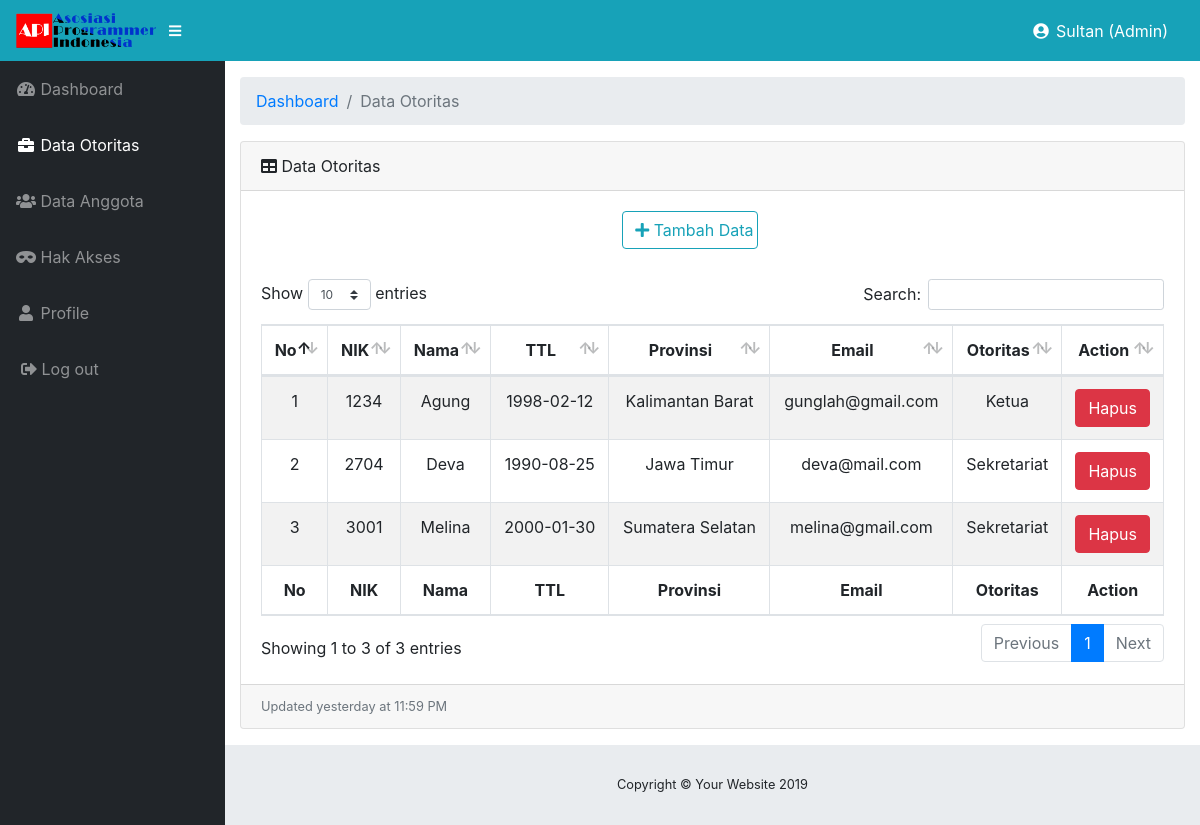
The page /admin/otoritas.php (signed in) on the database its author committed.
### tables this page shows
CREATE TABLE `pengguna` (
  `nik` int(10) NOT NULL,
  `nama` varchar(40) NOT NULL,
  `ttl` date NOT NULL,
  `alamat` varchar(100) NOT NULL,
  `provinsi` varchar(30) NOT NULL,
  `email` varchar(100) DEFAULT NULL,
  `bln_join` varchar(20) NOT NULL,
  `thn_join` int(4) NOT NULL
);

CREATE TABLE `posisi` (
  `id_posisi` int(2) NOT NULL,
  `nama_posisi` enum('Admin','Ketua','Sekretariat','Anggota') NOT NULL
);

### admin/otoritas.php (the view, shortened to what this page needs)
<!DOCTYPE html>
<html lang="en">
<head>
  <?php
    include "../koneksi.php";
  ?>
  <link href="../vendor/fontawesome-free/css/all.min.css" rel="stylesheet" type="text/css">
  <link href="../vendor/datatables/dataTables.bootstrap4.css" rel="stylesheet">
  <link href="../style/sb-admin.css" rel="stylesheet">
    <link rel="stylesheet" href="../style/bootstrap.css">
    <link rel="stylesheet" href="../style/dataTables.bootstrap4.min.css">
</head>
<body id="page-top">
<nav class="navbar navbar-expand navbar-dark bg-info static-top">
<a class="navbar-brand mr-1" href="index.php"><img src="../img/logo1.png" height="35px" style="background-color:whte;"></a>
<button class="btn btn-link btn-sm text-white order-1 order-sm-0" id="sidebarToggle" href="#">
  <i class="fas fa-bars"></i>
</button>
<div class="navbar ml-auto text-white">
      <i class="fas fa-fw fa-user-circle" style="margin-right:5px"></i>
        <?php
          echo $_SESSION['nama']. " (". $_SESSION['akses'].")";
        ?>
    </div>
</nav>
  <div id="wrapper">
    <ul class="sidebar navbar-nav">
      <li class="nav-item">
        <a class="nav-link" href="index.php">
          <i class="fas fa-fw fa-tachometer-alt"></i>
          <span>Dashboard</span>
        </a>
      </li>
      <li class="nav-item active">
        <a class="nav-link" href="otoritas.php">
          <i class="fas fa-fw fa-briefcase"></i>
          <span>Data Otoritas</span></a>
      </li>
      <li class="nav-item">
        <a class="nav-link" href="anggota.php">
          <i class="fas fa-fw fa-users"></i>
          <span>Data Anggota</span></a>
      </li>
      <li class="nav-item">
        <a class="nav-link" href="hak_akses.php">
          <i class="fas fa-fw fa-mask"></i>
          <span>Hak Akses</span></a>
      </li>
      <li class="nav-item">
        <a class="nav-link" href="detail.php">
          <i class="fas fa-fw fa-user"></i>
          <span>Profile</span></a>
      </li>
      <li class="nav-item">
        <a class="nav-link" href="../logout.php">
          <i class="fas fa-sign-out-alt" style="margin-left:5px"></i>
          <span>Log out</span></a>
      </li>
    </ul>
    <div id="content-wrapper">
      <div class="container-fluid">
        <ol class="breadcrumb">
          <li class="breadcrumb-item">
            <a href="index.php">Dashboard</a>
          </li>
          <li class="breadcrumb-item active">Data Otoritas</li>
        </ol>
        <div class="card mb-3">
          <div class="card-header">
            <i class="fas fa-table"></i>
            Data Otoritas</div>
          <div class="card-body">
          <a href="tambah_otoritas.php" class="btn btn-outline-info"
          style="margin-bottom:30px; width:15%; margin-left:40%"><i class="fas fa-plus"></i> Tambah Data </a>
          <table id="example" class="table table-striped table-bordered" style="width:100%; margin-top:45px">
          <thead>
          <tr>
              <th class="text-center">No</th>
              <th class="text-center">NIK</th>
              <th class="text-center">Nama</th>
              <th class="text-center">TTL</th>
              <th class="text-center">Provinsi</th>
              <th class="text-center">Email</th>
              <th class="text-center">Otoritas</th>
              <th class="text-center">Action</th>
          </tr>
      </thead>
      <tbody>
      <?php
            $data_anggota = mysqli_query($conn, "SELECT * from pengguna where nik in (select nik from
            mapping_pengguna where id_posisi <> 4 and id_posisi <> 1)");
            $no = 1;
            while($data = mysqli_fetch_array($data_anggota)){
                  $nomor = $data['nik'];
                  $data_status = mysqli_query($conn, "select * FROM posisi where id_posisi =
                  (select id_posisi from mapping_pengguna where nik='$nomor')");
                  $status = mysqli_fetch_array($data_status);
                ?>
                <tr>
                  <td class="text-center"><?php echo $no++ ?></td>
                  <td class="text-center"><?php echo $data['nik']; ?></td>
                  <td class="text-center"><?php echo $data['nama']; ?></td>
                  <td class="text-center"><?php echo $data['ttl']; ?></td>
                  <td class="text-center"><?php echo $data['provinsi']; ?></td>
                  <td class="text-center"><?php echo $data['email']; ?></td>
                  <td class="text-center"><?php echo $status['nama_posisi']; ?></td>
                  <td class="text-center"><a href="delete_otoritas.php?nik=<?php echo $data['nik']; ?>" class="btn btn-danger" onclick="javascript:return confirm('Hapus Data ?');">Hapus</a></td>
                </tr>
            <?php } ?>
      </tbody>
      <tfoot>
      <tr>
          <th class="text-center">No</th>
          <th class="text-center">NIK</th>
          <th class="text-center">Nama</th>
          <th class="text-center">TTL</th>
          <th class="text-center">Provinsi</th>
          <th class="text-center">Email</th>
          <th class="text-center">Otoritas</th>
          <th class="text-center">Action</th>
      </tr>
          </tfoot>
    </table>
          </div>
          <div class="card-footer small text-muted">Updated yesterday at 11:59 PM</div>
        </div>
      </div>
      <footer class="sticky-footer">
        <div class="container my-auto">
          <div class="copyright text-center my-auto">
            <span>Copyright © Your Website 2019</span>
          </div>
        </div>
      </footer>
    </div>
  </div>
</body>
</html>

### rows shown on the page
pengguna: nik "1234", nama "Agung", ttl "1998-02-12", provinsi "Kalimantan Barat", email "gunglah@gmail.com", posisi.nama_posisi "Ketua"
pengguna: nik "2704", nama "Deva", ttl "1990-08-25", provinsi "Jawa Timur", email "deva@mail.com", posisi.nama_posisi "Sekretariat"
pengguna: nik "3001", nama "Melina", ttl "2000-01-30", provinsi "Sumatera Selatan", email "melina@gmail.com", posisi.nama_posisi "Sekretariat"

### other values the page prints
$_SESSION['nama'] "Sultan"
$_SESSION['akses'] "Admin"
